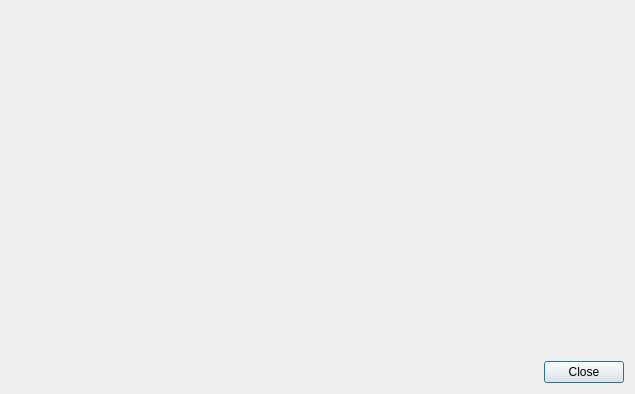
<?xml version="1.0" encoding="UTF-8"?>
<ui version="4.0">
 <class>DialogXDynStructs</class>
 <widget class="QDialog" name="DialogXDynStructs">
  <property name="windowModality">
   <enum>Qt::ApplicationModal</enum>
  </property>
  <property name="geometry">
   <rect>
    <x>0</x>
    <y>0</y>
    <width>635</width>
    <height>394</height>
   </rect>
  </property>
  <property name="windowTitle">
   <string/>
  </property>
  <property name="modal">
   <bool>true</bool>
  </property>
  <layout class="QVBoxLayout" name="verticalLayout">
   <item>
    <widget class="XDynStructsWidget" name="widgetStructs" native="true">
     <property name="sizePolicy">
      <sizepolicy hsizetype="Preferred" vsizetype="Expanding">
       <horstretch>0</horstretch>
       <verstretch>0</verstretch>
      </sizepolicy>
     </property>
    </widget>
   </item>
   <item>
    <layout class="QHBoxLayout" name="horizontalLayout">
     <item>
      <spacer name="horizontalSpacer">
       <property name="orientation">
        <enum>Qt::Horizontal</enum>
       </property>
       <property name="sizeHint" stdset="0">
        <size>
         <width>40</width>
         <height>20</height>
        </size>
       </property>
      </spacer>
     </item>
     <item>
      <widget class="QPushButton" name="pushButtonClose">
       <property name="text">
        <string>Close</string>
       </property>
      </widget>
     </item>
    </layout>
   </item>
  </layout>
 </widget>
 <customwidgets>
  <customwidget>
   <class>XDynStructsWidget</class>
   <extends>QWidget</extends>
   <header>xdynstructswidget.h</header>
   <container>1</container>
  </customwidget>
 </customwidgets>
 <resources/>
 <connections/>
</ui>
